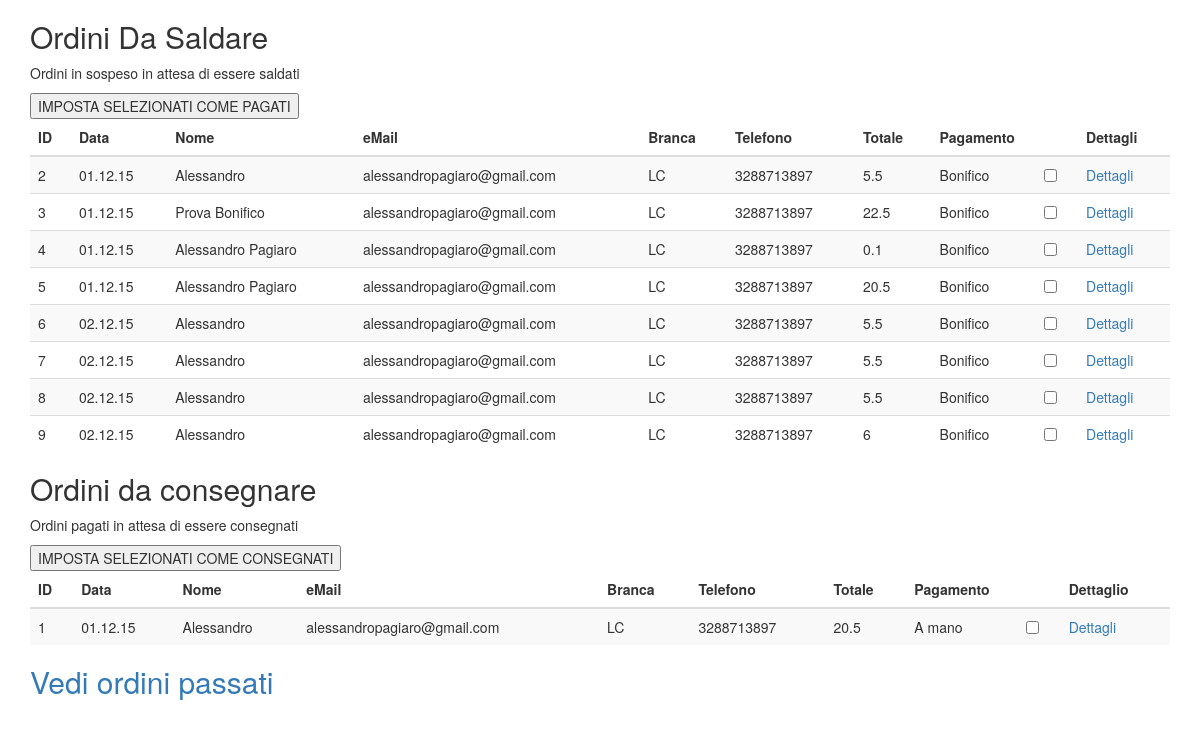
Before: /admin/seeOrders.php with the older database file.
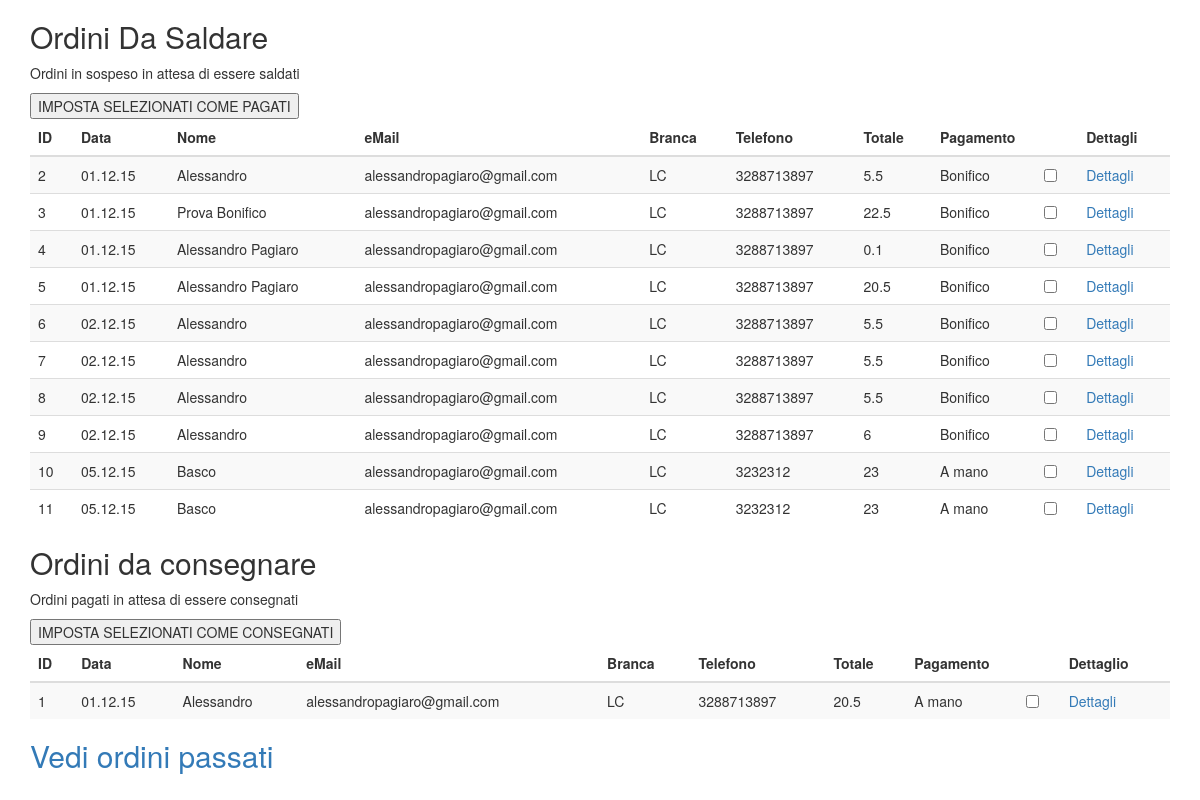
After: the same page with the newer database file.
### tables this page shows
CREATE TABLE ordini (id INTEGER PRIMARY KEY AUTOINCREMENT, data INT, nome TEXT, email TEXT, branca TEXT, telefono INT, totale REAL, pagamento TEXT, saldato INT, consegnato INT);

### admin/seeOrders.php (the view, shortened to what this page needs)
<?php
	require("../menu.php");
	$db = new ArticoliDb("..");
	$ordiniInSospeso = $db -> query("SELECT * FROM ordini WHERE saldato = 0 AND consegnato = 0 ORDER BY id");
	$ordiniDaConsegnare = $db -> query("SELECT * FROM ordini WHERE saldato = 1 AND consegnato = 0 ORDER by id");
	?>
</head>
		<div class="container">
		  <h2>Ordini Da Saldare</h2>
		  <p>Ordini in sospeso in attesa di essere saldati</p>
		  <table class="table table-striped">
			<thead>
			  <tr>
				<th>ID</th>
				<th>Data</th>
				<th>Nome</th>
				<th>eMail</th>
				<th>Branca</th>
				<th>Telefono</th>
				<th>Totale</th>
				<th>Pagamento</th>
				<th></th>
				<th>Dettagli</td>
			  </tr>
			</thead>
			<tbody>
				<form action="setPagato.php" method="POST">
	<?
	while($row = $ordiniInSospeso -> fetchArray()){
		?>
			  <tr id="<?php echo $row['id']?>">
				<td><?php echo $row["id"]?></td>
				<td><?php echo $row["data"]?></td>
				<td><?php echo $row["nome"]?></td>
				<td><?php echo $row["email"]?></td>
				<td><?php echo $row["branca"]?></td>
				<td><?php echo $row["telefono"]?></td>
				<td><?php echo $row["totale"]?></td>
				<td><?php echo $row["pagamento"]?></td>
				<td>
					<div class="checkbox" style="position:relative; top:-10px;">
						<?php echo '<input type="checkbox" name="id-'.$row["id"].'" value="'.$row["id"].'">';?>
					</div>
				</td>
				<td id="<?php echo $row['id']?>">
					<a id="<?php echo $row['id']?>" onclick="a_onClick($(this))">Dettagli</a>
				</td>
			  </tr>
	<?
	}
	?>
			<input type="submit" value="IMPOSTA SELEZIONATI COME PAGATI"/>
				</form>
			</tbody>
		  </table>
		  <h2>Ordini da consegnare</h2>
		  	  <p>Ordini pagati in attesa di essere consegnati</p>
		  	  <table class="table table-striped">
		  		<thead>
		  		  <tr>
		  			<th>ID</th>
		  			<th>Data</th>
		  			<th>Nome</th>
		  			<th>eMail</th>
		  			<th>Branca</th>
		  			<th>Telefono</th>
		  			<th>Totale</th>
		  			<th>Pagamento</th>
		  			<th></th>
		  			<th>Dettaglio</th>
		  		  </tr>
		  		</thead>
		  		<tbody>
		  			<form action="setConsegnato.php" method="POST">
		  <?
		  while($row = $ordiniDaConsegnare -> fetchArray()){
		  	?>
		  		  <tr>
		  			<td><?php echo $row["id"]?></td>
		  			<td><?php echo $row["data"]?></td>
		  			<td><?php echo $row["nome"]?></td>
		  			<td><?php echo $row["email"]?></td>
		  			<td><?php echo $row["branca"]?></td>
		  			<td><?php echo $row["telefono"]?></td>
		  			<td><?php echo $row["totale"] + $costoGestioneOrdine?></td>
		  			<td><?php echo $row["pagamento"]?></td>
		  			<td>
		  				<div class="checkbox" style="position:relative; top:-10px;">
		  					<?php echo '<input type="checkbox" name="id-'.$row["id"].'" value="'.$row["id"].'">';?>
		  				</div>
		  			</td>
		  			<td id="<?php echo $row['id']?>">
		  				<a id="<?php echo $row['id']?>" onclick="a_onClick($(this))">Dettagli</a>
		  			</td>
		  		  </tr>
		  <?
		  }
		  ?>
		  		<input type="submit" value="IMPOSTA SELEZIONATI COME CONSEGNATI"/>
		  			</form>
		  		</tbody>
		  	  </table>
		<h2><a href="closedOrders.php">Vedi ordini passati</a></h2>
		</div>

Changed rows visible on the page:
added ordini: id "10", data "05.12.15", nome "Basco", email "alessandropagiaro@gmail.com", branca "LC", telefono "3232312", totale "23", pagamento "A mano", shown under "Ordini Da Saldare"
added ordini: id "11", data "05.12.15", nome "Basco", email "alessandropagiaro@gmail.com", branca "LC", telefono "3232312", totale "23", pagamento "A mano", shown under "Ordini Da Saldare"
